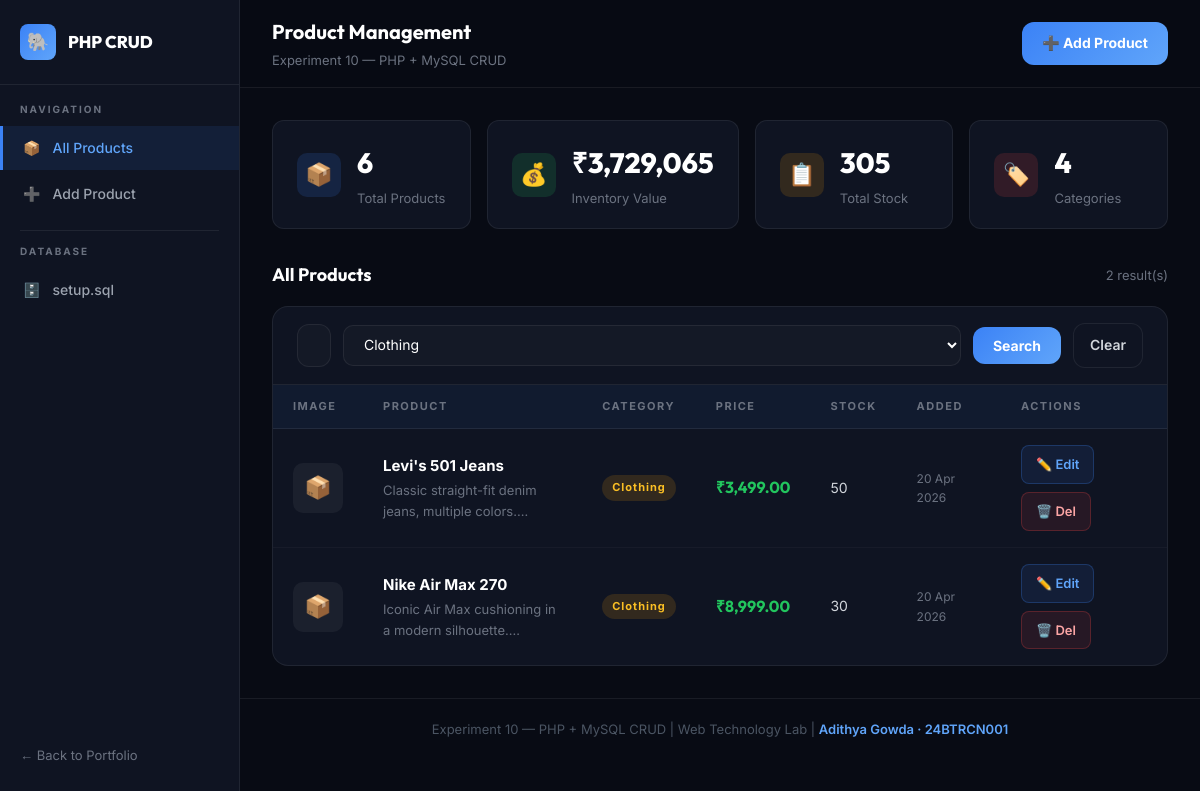
The app's page /index.php?cat=Clothing with its own data.
### tables this page shows
CREATE TABLE products (
    id          INT UNSIGNED AUTO_INCREMENT PRIMARY KEY,
    name        VARCHAR(120)    NOT NULL,
    category    ENUM('Electronics','Clothing','Food','Books','Other') NOT NULL DEFAULT 'Other',
    price       DECIMAL(10,2)   NOT NULL,
    stock       INT UNSIGNED    NOT NULL DEFAULT 0,
    description TEXT,
    image       VARCHAR(255)    DEFAULT NULL,
    created_at  TIMESTAMP       DEFAULT CURRENT_TIMESTAMP,
    updated_at  TIMESTAMP       DEFAULT CURRENT_TIMESTAMP ON UPDATE CURRENT_TIMESTAMP
);

### index.php (the view, shortened to what this page needs)
<?php
$db = getDB();
$totalProducts = $db->query('SELECT COUNT(*) FROM products')->fetchColumn();
$totalValue    = $db->query('SELECT SUM(price * stock) FROM products')->fetchColumn() ?? 0;
$totalStock    = $db->query('SELECT SUM(stock) FROM products')->fetchColumn() ?? 0;
$categories    = $db->query('SELECT COUNT(DISTINCT category) FROM products')->fetchColumn();
$search   = trim($_GET['search'] ?? '');
$catFilter= $_GET['cat'] ?? '';
$sql      = 'SELECT * FROM products WHERE 1=1';
$params   = [];
if ($catFilter !== '') {
    $sql .= ' AND category = :cat';
    $params[':cat'] = $catFilter;
}
$sql .= ' ORDER BY created_at DESC';
$stmt = $db->prepare($sql);
$stmt->execute($params);
$products = $stmt->fetchAll();
?>
<!DOCTYPE html>
<html lang="en">
<head>
    <link rel="stylesheet" href="style.css">
</head>
<body>
<div class="layout">
    <aside class="sidebar">
        <div class="sidebar-logo">
            <div class="sidebar-logo-icon">🐘</div>
            PHP CRUD
        </div>
        <span style="font-size:10px;font-weight:700;letter-spacing:2px;color:var(--gray-500);text-transform:uppercase;padding:0 20px 8px;">Navigation</span>
        <a href="index.php" class="nav-item active">
            <span class="nav-icon">📦</span> All Products
        </a>
        <a href="create.php" class="nav-item">
            <span class="nav-icon">➕</span> Add Product
        </a>
        <div class="sidebar-divider"></div>
        <span style="font-size:10px;font-weight:700;letter-spacing:2px;color:var(--gray-500);text-transform:uppercase;padding:0 20px 8px;">Database</span>
        <a href="setup.sql" class="nav-item" download>
            <span class="nav-icon">🗄️</span> setup.sql
        </a>
        <div class="sidebar-back">
            <a href="../../index.html">← Back to Portfolio</a>
        </div>
    </aside>
    <div class="content">
        <div class="topbar">
            <div>
                <div class="topbar-title">Product Management</div>
                <div class="topbar-sub">Experiment 10 — PHP + MySQL CRUD</div>
            </div>
            <div class="topbar-actions">
                <a href="create.php" class="btn btn-primary">➕ Add Product</a>
            </div>
        </div>
        <div class="main">
            <div class="stats-grid">
                <div class="stat-card">
                    <div class="stat-icon blue">📦</div>
                    <div>
                        <div class="stat-value"><?= $totalProducts ?></div>
                        <div class="stat-label">Total Products</div>
                    </div>
                </div>
                <div class="stat-card">
                    <div class="stat-icon green">💰</div>
                    <div>
                        <div class="stat-value">₹<?= number_format((float)$totalValue, 0) ?></div>
                        <div class="stat-label">Inventory Value</div>
                    </div>
                </div>
                <div class="stat-card">
                    <div class="stat-icon yellow">📋</div>
                    <div>
                        <div class="stat-value"><?= $totalStock ?></div>
                        <div class="stat-label">Total Stock</div>
                    </div>
                </div>
                <div class="stat-card">
                    <div class="stat-icon red">🏷️</div>
                    <div>
                        <div class="stat-value"><?= $categories ?></div>
                        <div class="stat-label">Categories</div>
                    </div>
                </div>
            </div>
            <div class="table-section">
                <div class="section-header">
                    <h2 class="section-title">All Products</h2>
                    <span style="font-size:13px;color:var(--gray-500);"><?= count($products) ?> result(s)</span>
                </div>
                <div class="table-card">
                    <form method="GET" class="search-bar">
                        <input type="text" name="search" placeholder="🔍  Search products…"
                               value="<?= htmlspecialchars($search) ?>">
                        <select name="cat" onchange="this.form.submit()"
                            style="background:var(--bg-input);border:1.5px solid var(--border);border-radius:10px;padding:10px 16px;color:var(--white);font-size:14px;outline:none;">
                            <?php foreach (['Electronics','Clothing','Food','Books','Other'] as $c): ?>
                            <option value="<?=$c?>" <?= $catFilter===$c?'selected':'' ?>><?=$c?></option>
                            <?php endforeach; ?>
                        </select>
                        <button type="submit" class="btn btn-primary" style="padding:10px 20px;font-size:14px;">Search</button>
                        <?php if ($search||$catFilter): ?>
                        <a href="index.php" class="btn btn-secondary" style="padding:10px 16px;font-size:14px;">Clear</a>
                        <?php endif; ?>
                    </form>
                    <?php if (empty($products)): ?>
                    <div class="no-products">
                        <div class="no-products-icon">📭</div>
                        <div class="no-products-text">No products found.</div>
                        <a href="create.php" class="btn btn-primary" style="margin-top:16px;display:inline-flex;">➕ Add First Product</a>
                    </div>
                    <?php else: ?>
                    <div class="table-wrapper">
                        <table>
                            <thead>
                                <tr>
                                    <th>Image</th>
                                    <th>Product</th>
                                    <th>Category</th>
                                    <th>Price</th>
                                    <th>Stock</th>
                                    <th>Added</th>
                                    <th>Actions</th>
                                </tr>
                            </thead>
                            <tbody>
                                <?php foreach ($products as $p): ?>
                                <tr>
                                    <td>
                                        <?php if ($p['image']): ?>
                                        <img src="uploads/<?= htmlspecialchars($p['image']) ?>"
                                             alt="" class="product-img">
                                        <?php else: ?>
                                        <div class="product-img-placeholder">📦</div>
                                        <?php endif; ?>
                                    </td>
                                    <td>
                                        <div class="product-name"><?= htmlspecialchars($p['name']) ?></div>
                                        <div class="product-desc"><?= htmlspecialchars(substr($p['description'],0,60)).'…' ?></div>
                                    </td>
                                    <td>
                                        <?php
                                        $catClass = 'cat-'.strtolower($p['category']);
                                        ?>
                                        <span class="category-badge <?= $catClass ?>"><?= $p['category'] ?></span>
                                    </td>
                                    <td><span class="price">₹<?= number_format($p['price'], 2) ?></span></td>
                                    <td><?= $p['stock'] ?></td>
                                    <td style="font-size:12px;color:var(--gray-500);"><?= date('d M Y', strtotime($p['created_at'])) ?></td>
                                    <td>
                                        <div class="actions">
                                            <a href="edit.php?id=<?= $p['id'] ?>" class="btn-edit">✏️ Edit</a>
                                            <a href="delete.php?id=<?= $p['id'] ?>" class="btn-danger">🗑️ Del</a>
                                        </div>
                                    </td>
                                </tr>
                                <?php endforeach; ?>
                            </tbody>
                        </table>
                    </div>
                    <?php endif; ?>
                </div>
            </div>
        </div>
        <footer class="footer">
            Experiment 10 — PHP + MySQL CRUD | Web Technology Lab |
            <span>Adithya Gowda · 24BTRCN001</span>
        </footer>
    </div>
</div>
</body>
</html>

### records on screen
products: name "Levi's 501 Jeans", description "Classic straight-fit denim jeans, multiple colors.", category "Clothing", price "3,499.00", stock "50", created_at "20 Apr 2026"
products: name "Nike Air Max 270", description "Iconic Air Max cushioning in a modern silhouette.", category "Clothing", price "8,999.00", stock "30", created_at "20 Apr 2026"

### other values on screen
$totalProducts "6"
$totalValue "3,729,065"
$totalStock "305"
$categories "4"
count($products) "2"
form field cat "Clothing"
